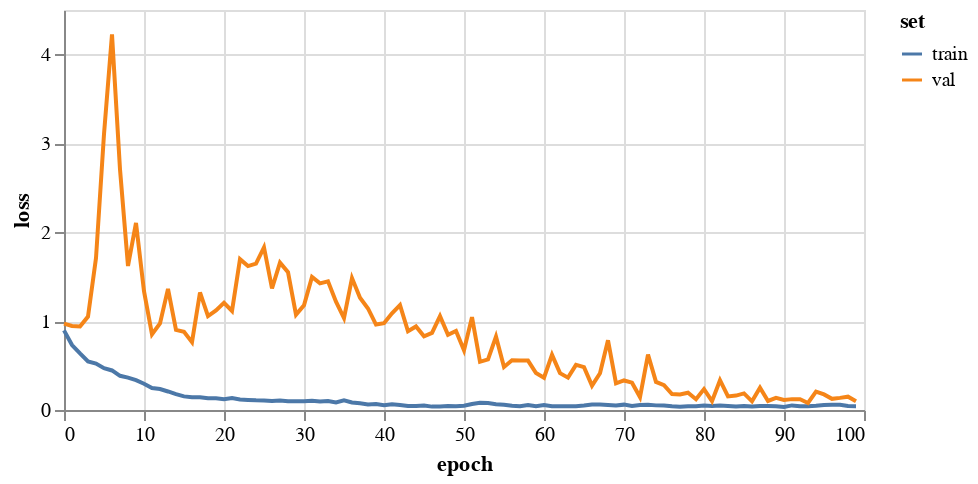

The code cell stored with this chart in its notebook:
### Markdown cell above
## 3. Train a GCN

### Code cell
gcn = FeaStNet()
history = gcn.trainModel(trainData, valData, 
                         epochs=100,
                         saveDir='./results/gcn01/')

plotHistory(history)

### Figure 1 — Vega-Lite specification as saved in the notebook (floating-point values rounded to 4 significant figures)
{"config": {"view": {"continuousWidth": 400, "continuousHeight": 300}}, "data": {"name": "data-8450b05c41dfa71ea53c9322930e0097"}, "mark": "line", "encoding": {"color": {"type": "nominal", "field": "set"}, "tooltip": [{"type": "quantitative", "field": "epoch"}, {"type": "quantitative", "field": "value"}], "x": {"type": "quantitative", "field": "epoch"}, "y": {"type": "quantitative", "axis": {"title": "loss"}, "field": "value"}}, "height": 200, "transform": [{"fold": ["train", "val"], "as": ["set", "value"]}], "width": 400, "$schema": "https://vega.github.io/schema/vega-lite/v4.8.1.json", "datasets": {"data-8450b05c41dfa71ea53c9322930e0097": [{"train": 0.8956, "val": 0.9725, "epoch": 0}, {"train": 0.7304, "val": 0.9449, "epoch": 1}, {"train": 0.636, "val": 0.9391, "epoch": 2}, {"train": 0.5458, "val": 1.051, "epoch": 3}, {"train": 0.5218, "val": 1.71, "epoch": 4}, {"train": 0.47, "val": 3.104, "epoch": 5}, {"train": 0.4448, "val": 4.225, "epoch": 6}, {"train": 0.3845, "val": 2.708, "epoch": 7}, {"train": 0.3642, "val": 1.62, "epoch": 8}, {"train": 0.3352, "val": 2.104, "epoch": 9}, {"train": 0.2949, "val": 1.337, "epoch": 10}, {"train": 0.2473, "val": 0.852, "epoch": 11}, {"train": 0.2354, "val": 0.9737, "epoch": 12}, {"train": 0.2085, "val": 1.363, "epoch": 13}, {"train": 0.1783, "val": 0.9006, "epoch": 14}, {"train": 0.1533, "val": 0.8799, "epoch": 15}, {"train": 0.1439, "val": 0.7635, "epoch": 16}, {"train": 0.1446, "val": 1.322, "epoch": 17}, {"train": 0.1331, "val": 1.057, "epoch": 18}, {"train": 0.1323, "val": 1.12, "epoch": 19}, {"train": 0.1212, "val": 1.205, "epoch": 20}, {"train": 0.1355, "val": 1.114, "epoch": 21}, {"train": 0.1175, "val": 1.697, "epoch": 22}, {"train": 0.1123, "val": 1.619, "epoch": 23}, {"train": 0.1084, "val": 1.646, "epoch": 24}, {"train": 0.1071, "val": 1.829, "epoch": 25}, {"train": 0.1014, "val": 1.369, "epoch": 26}, {"train": 0.108, "val": 1.658, "epoch": 27}, {"train": 0.09936, "val": 1.55, "epoch": 28}, {"train": 0.09732, "val": 1.073, "epoch": 29}, {"train": 0.09811, "val": 1.179, "epoch": 30}, {"train": 0.1036, "val": 1.497, "epoch": 31}, {"train": 0.09508, "val": 1.425, "epoch": 32}, {"train": 0.1016, "val": 1.448, "epoch": 33}, {"train": 0.08515, "val": 1.219, "epoch": 34}, {"train": 0.1097, "val": 1.034, "epoch": 35}, {"train": 0.08516, "val": 1.484, "epoch": 36}, {"train": 0.07491, "val": 1.264, "epoch": 37}, {"train": 0.06324, "val": 1.143, "epoch": 38}, {"train": 0.06703, "val": 0.9609, "epoch": 39}, {"train": 0.05459, "val": 0.9761, "epoch": 40}, {"train": 0.06326, "val": 1.087, "epoch": 41}, {"train": 0.05648, "val": 1.18, "epoch": 42}, {"train": 0.04497, "val": 0.886, "epoch": 43}, {"train": 0.04597, "val": 0.9398, "epoch": 44}, {"train": 0.04957, "val": 0.83, "epoch": 45}, {"train": 0.03808, "val": 0.868, "epoch": 46}, {"train": 0.0402, "val": 1.056, "epoch": 47}, {"train": 0.04453, "val": 0.8463, "epoch": 48}, {"train": 0.0416, "val": 0.8897, "epoch": 49}, {"train": 0.04803, "val": 0.6722, "epoch": 50}, {"train": 0.06698, "val": 1.045, "epoch": 51}, {"train": 0.08224, "val": 0.5421, "epoch": 52}, {"train": 0.07771, "val": 0.5684, "epoch": 53}, {"train": 0.0648, "val": 0.8252, "epoch": 54}, {"train": 0.05922, "val": 0.4845, "epoch": 55}, {"train": 0.04783, "val": 0.5589, "epoch": 56}, {"train": 0.04357, "val": 0.5555, "epoch": 57}, {"train": 0.0571, "val": 0.5562, "epoch": 58}, {"train": 0.04201, "val": 0.4154, "epoch": 59}, {"train": 0.05638, "val": 0.3632, "epoch": 60}, {"train": 0.04188, "val": 0.6206, "epoch": 61}, {"train": 0.04282, "val": 0.4143, "epoch": 62}, {"train": 0.04316, "val": 0.364, "epoch": 63}, {"train": 0.04162, "val": 0.5069, "epoch": 64}, {"train": 0.05089, "val": 0.4818, "epoch": 65}, {"train": 0.0623, "val": 0.2738, "epoch": 66}, {"train": 0.06276, "val": 0.4133, "epoch": 67}, {"train": 0.05697, "val": 0.7837, "epoch": 68}, {"train": 0.05077, "val": 0.2992, "epoch": 69}, {"train": 0.06029, "val": 0.3324, "epoch": 70}, {"train": 0.04632, "val": 0.3075, "epoch": 71}, {"train": 0.05571, "val": 0.1455, "epoch": 72}, {"train": 0.05781, "val": 0.6239, "epoch": 73}, {"train": 0.05203, "val": 0.3158, "epoch": 74}, {"train": 0.05012, "val": 0.2795, "epoch": 75}, {"train": 0.04113, "val": 0.1793, "epoch": 76}, {"train": 0.03589, "val": 0.1753, "epoch": 77}, {"train": 0.04337, "val": 0.1944, "epoch": 78}, {"train": 0.04228, "val": 0.1217, "epoch": 79}, {"train": 0.0517, "val": 0.2353, "epoch": 80}, {"train": 0.04559, "val": 0.1001, "epoch": 81}, {"train": 0.05019, "val": 0.3356, "epoch": 82}, {"train": 0.04419, "val": 0.153, "epoch": 83}, {"train": 0.0381, "val": 0.1621, "epoch": 84}, {"train": 0.04588, "val": 0.1869, "epoch": 85}, {"train": 0.0393, "val": 0.09763, "epoch": 86}, {"train": 0.04531, "val": 0.2509, "epoch": 87}, {"train": 0.04582, "val": 0.1015, "epoch": 88}, {"train": 0.04138, "val": 0.1371, "epoch": 89}, {"train": 0.03385, "val": 0.1128, "epoch": 90}, {"train": 0.05167, "val": 0.1223, "epoch": 91}, {"train": 0.0431, "val": 0.1205, "epoch": 92}, {"train": 0.04146, "val": 0.07935, "epoch": 93}, {"train": 0.04741, "val": 0.2076, "epoch": 94}, {"train": 0.05556, "val": 0.1749, "epoch": 95}, {"train": 0.05826, "val": 0.1258, "epoch": 96}, {"train": 0.05798, "val": 0.1363, "epoch": 97}, {"train": 0.0443, "val": 0.1498, "epoch": 98}, {"train": 0.04352, "val": 0.09927, "epoch": 99}]}}
